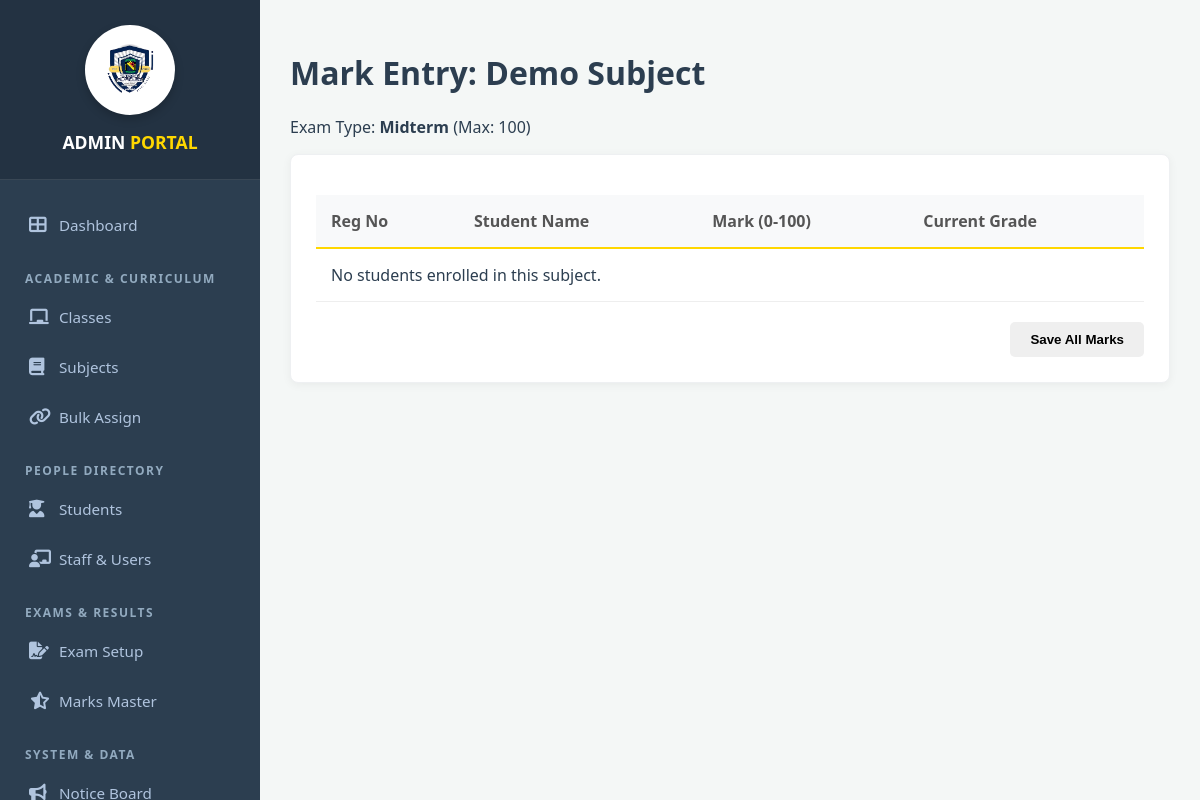
/open/mark_entry.php?subject_id=2 (signed in), run on an earlier commit of the app's database.
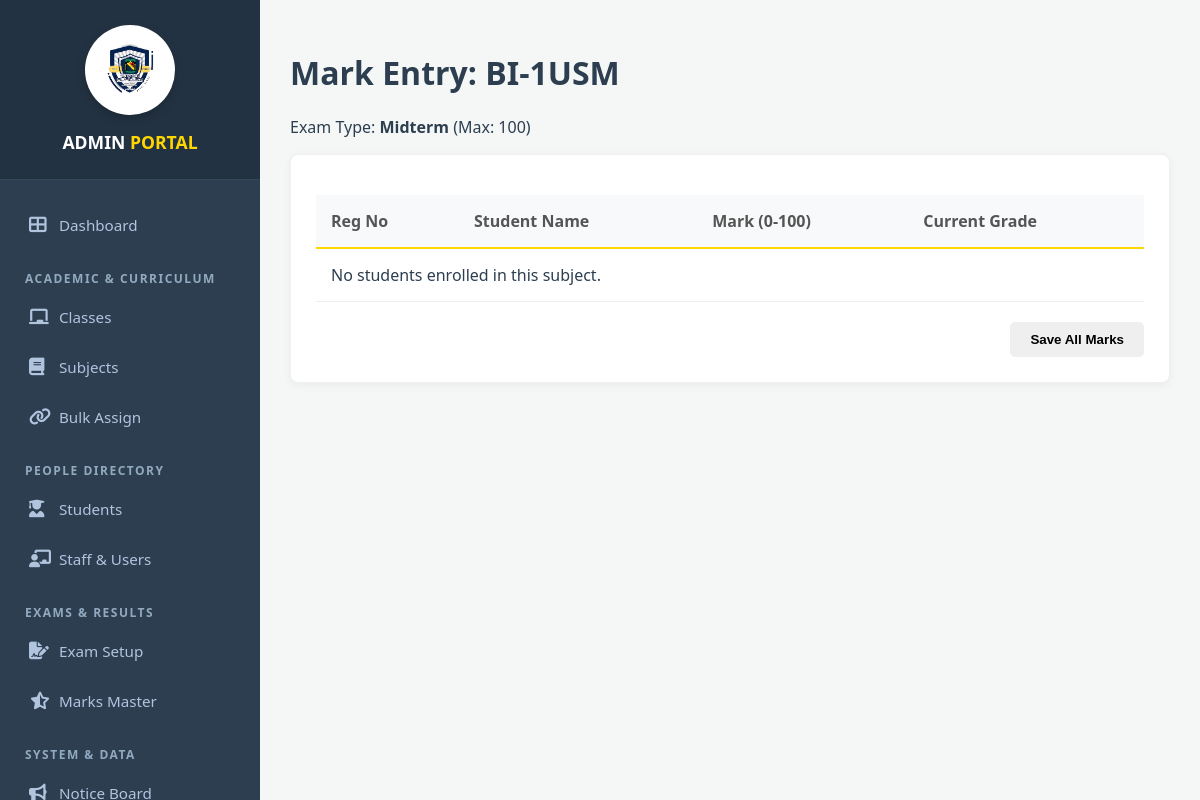
And on a later commit of the database.
### tables this page shows
CREATE TABLE `subjects` (
  `subject_id` int(11) NOT NULL,
  `subject_name` varchar(100) NOT NULL,
  `subject_code` varchar(20) DEFAULT NULL,
  `class_id` int(11) DEFAULT NULL
);

### open/mark_entry.php (the view, shortened to what this page needs)
<?php
include '../config/db.php';
$role = $_SESSION['role'];
$subject_id = isset($_GET['subject_id']) ? $_GET['subject_id'] : 0;
$stmt = $conn->prepare("SELECT * FROM subjects WHERE subject_id = ?");
$stmt->bind_param("i", $subject_id);
$stmt->execute();
$subject = $stmt->get_result()->fetch_assoc();
$sql = "SELECT sse.enrollment_id, st.student_name, st.school_register_no, sm.mark_obtained, sm.grade
        FROM student_subject_enrollment sse
        JOIN students st ON sse.student_id = st.student_id
        LEFT JOIN student_marks sm ON sse.enrollment_id = sm.enrollment_id AND sm.exam_type = 'Midterm'
        WHERE sse.subject_id = ?
        ORDER BY st.student_name ASC";
$stmt = $conn->prepare($sql);
$stmt->bind_param("i", $subject_id);
$stmt->execute();
$result = $stmt->get_result();
if($role == 'admin') include '../admin/includes/header.php';
else include '../includes/header.php';
?>
<div class="wrapper">
    <?php
        if($role == 'admin') include '../admin/includes/sidebar.php';
        elseif($role == 'class_teacher') include '../includes/sidebar_classteacher.php';
        else include '../includes/sidebar.php';
    ?>
    <div class="main-content">
        <h1>Mark Entry: <?php echo $subject['subject_name']; ?></h1>
        <p>Exam Type: <strong>Midterm</strong> (Max: 100)</p>
        <div class="card">
            <form method="POST">
                <table>
                    <thead>
                        <tr>
                            <th>Reg No</th>
                            <th>Student Name</th>
                            <th>Mark (0-100)</th>
                            <th>Current Grade</th>
                        </tr>
                    </thead>
                    <tbody>
                        <?php if($result->num_rows > 0): ?>
                            <?php while($row = $result->fetch_assoc()): ?>
                            <tr>
                                <td><?php echo $row['school_register_no']; ?></td>
                                <td><?php echo $row['student_name']; ?></td>
                                <td>
                                    <input type="number" step="0.1" min="0" max="100"
                                           name="marks[<?php echo $row['enrollment_id']; ?>]"
                                           value="<?php echo $row['mark_obtained']; ?>"
                                           style="width:100px;">
                                </td>
                                <td><?php echo $row['grade'] ? $row['grade'] : '-'; ?></td>
                            </tr>
                            <?php endwhile; ?>
                        <?php else: ?>
                            <tr><td colspan="4">No students enrolled in this subject.</td></tr>
                        <?php endif; ?>
                    </tbody>
                </table>
                <div style="margin-top:20px; text-align:right;">
                    <button type="submit" name="save_marks" class="btn btn-success">Save All Marks</button>
                </div>
            </form>
        </div>
    </div>
</div>
</body>
</html>

What changed in the data, as far as the page shows it:
changed subjects: subject_name "Demo Subject" → "BI-1USM"
